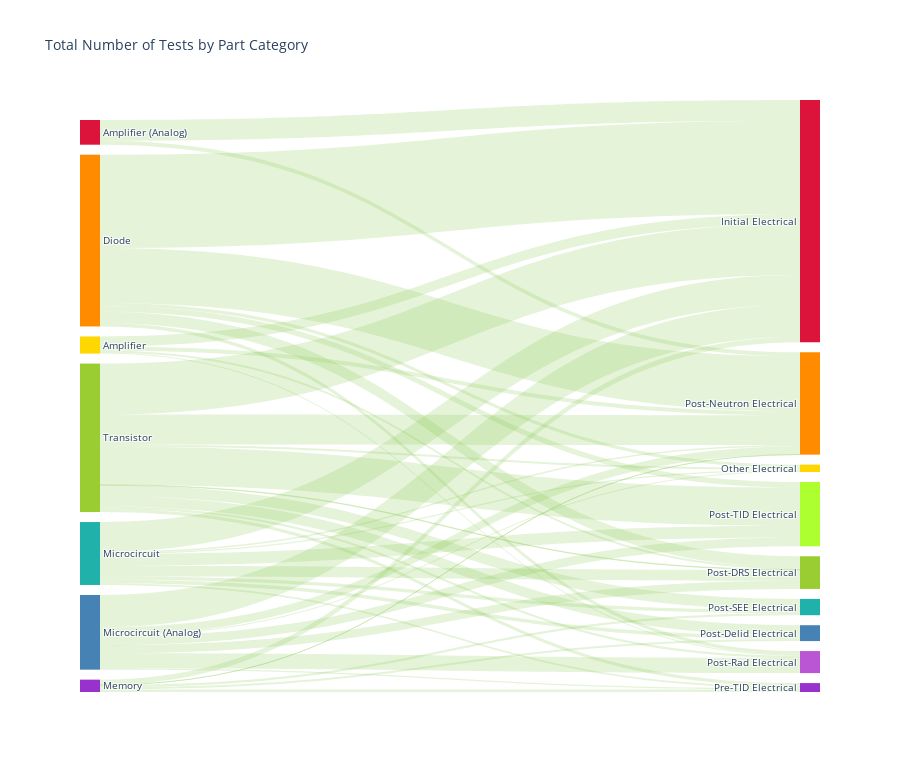

This figure's notebook cell:
### Code cell
# Nodes & links
nodes = [['ID', 'Label', 'Color'],
        [0,'Transistor', 'yellowgreen'],
        [1,'Memory','darkorchid'],
        [2,'Diode','darkorange'],
        [3,'Microcircuit','lightseagreen'],
        [4,'Microcircuit (Analog)','steelblue'],
        [5,'Amplifier','gold'],
        [6,'Amplifier (Analog)','crimson'],
        [7,'Post-TID Electrical','greenyellow'],
        [8,'Post-Neutron Electrical','darkorange'],
        [9,'Initial Electrical','crimson'],
        [10,'Pre-TID Electrical','darkorchid'],
        [11,'Post-Rad Electrical','mediumorchid'],
        [12,'Post-DRS Electrical','yellowgreen'],
        [13,'Post-Delid Electrical','steelblue'],
        [14,'Post-SEE Electrical','lightseagreen'],
        [15,'Other Electrical','gold']]

links = [['Source','Target','Value','Link Color'],

        # Transistor
        [0,7,2900,'rgba(127, 194, 65, 0.2)'],
        [0,8,2260,'rgba(127, 194, 65, 0.2)'],
        [0,9,3873,'rgba(127, 194, 65, 0.2)'],
        [0,10,256,'rgba(127, 194, 65, 0.2)'],
        [0,11,165,'rgba(127, 194, 65, 0.2)'],
        [0,13,774,'rgba(127, 194, 65, 0.2)'],
        [0,14,834,'rgba(127, 194, 65, 0.2)'],
        [0,15,156,'rgba(127, 194, 65, 0.2)'],
        [0,12,47,'rgba(127, 194, 65, 0.2)'],

        # Memory
        [1,9,399,'rgba(127, 194, 65, 0.2)'],
        [1,10,199,'rgba(127, 194, 65, 0.2)'],
        [1,13,160,'rgba(127, 194, 65, 0.2)'],
        [1,14,167,'rgba(127, 194, 65, 0.2)'],
        [1,8,12,'rgba(127, 194, 65, 0.2)'],

        # Diode
        [2,9,7082,'rgba(127, 194, 65, 0.2)'],
        [2,8,4173,'rgba(127, 194, 65, 0.2)'],
        [2,7,424,'rgba(127, 194, 65, 0.2)'],
        [2,11,267,'rgba(127, 194, 65, 0.2)'],
        [2,15,238,'rgba(127, 194, 65, 0.2)'],
        [2,12,848,'rgba(127, 194, 65, 0.2)'],

        # Microcircuit
        [3,9,2245,'rgba(127, 194, 65, 0.2)'],
        [3,7,884,'rgba(127, 194, 65, 0.2)'],
        [3,12,820,'rgba(127, 194, 65, 0.2)'],
        [3,13,269,'rgba(127, 194, 65, 0.2)'],
        [3,14,235,'rgba(127, 194, 65, 0.2)'],
        [3,15,89,'rgba(127, 194, 65, 0.2)'],
        [3,8,98,'rgba(127, 194, 65, 0.2)'],
        [3,10,135,'rgba(127, 194, 65, 0.2)'],

        # Microcircuit (Analog)
        [4,12,616,'rgba(127, 194, 65, 0.2)'],
        [4,9,2455,'rgba(127, 194, 65, 0.2)'],
        [4,11,1151,'rgba(127, 194, 65, 0.2)'],
        [4,7,668,'rgba(127, 194, 65, 0.2)'],
        [4,8,614,'rgba(127, 194, 65, 0.2)'],
        [4,10,86,'rgba(127, 194, 65, 0.2)'],
        [4,15,77,'rgba(127, 194, 65, 0.2)'],

        # Amplifier
        [5,9,761,'rgba(127, 194, 65, 0.2)'],
        [5,8,304,'rgba(127, 194, 65, 0.2)'],
        [5,11,88,'rgba(127, 194, 65, 0.2)'],
        [5,12,147,'rgba(127, 194, 65, 0.2)'],
        
        # Amplifier (Analog)
        [6,9,1567,'rgba(127, 194, 65, 0.2)'],
        [6,8,307,'rgba(127, 194, 65, 0.2)']]


# Retrieve headers and build dataframes
nodes_headers = nodes.pop(0)
links_headers = links.pop(0)
df_nodes = pd.DataFrame(nodes, columns = nodes_headers)
df_links = pd.DataFrame(links, columns = links_headers)

# Sankey plot setup
data_trace = dict(
    type='sankey',
    domain = dict(
      x =  [0,1],
      y =  [0,1]
    ),
    orientation = "h",
    valueformat = ".0f",
    node = dict(
      pad = 10,
    # thickness = 30,
      line = dict(
        color = "black",
        width = 0
      ),
      label =  df_nodes['Label'].dropna(axis=0, how='any'),
      color = df_nodes['Color']
    ),
    link = dict(
      source = df_links['Source'].dropna(axis=0, how='any'),
      target = df_links['Target'].dropna(axis=0, how='any'),
      value = df_links['Value'].dropna(axis=0, how='any'),
      color = df_links['Link Color'].dropna(axis=0, how='any'),
  )
)

layout = dict(
    title = "Total Number of Tests by Part Category",
    height = 772,
    font = dict(
      size = 10),)

fig = go.Figure(dict(data=[data_trace], layout=layout))
iplot(fig, validate=False)

### Figure 1 — Plotly figure (JSON) as saved in the notebook; plotly's stock layout.template omitted (floating-point values rounded to 4 significant figures)
{"data": [{"domain": {"x": [0, 1], "y": [0, 1]}, "link": {"color": ["rgba(127, 194, 65, 0.2)", "rgba(127, 194, 65, 0.2)", "rgba(127, 194, 65, 0.2)", "rgba(127, 194, 65, 0.2)", "rgba(127, 194, 65, 0.2)", "rgba(127, 194, 65, 0.2)", "rgba(127, 194, 65, 0.2)", "rgba(127, 194, 65, 0.2)", "rgba(127, 194, 65, 0.2)", "rgba(127, 194, 65, 0.2)", "rgba(127, 194, 65, 0.2)", "rgba(127, 194, 65, 0.2)", "rgba(127, 194, 65, 0.2)", "rgba(127, 194, 65, 0.2)", "rgba(127, 194, 65, 0.2)", "rgba(127, 194, 65, 0.2)", "rgba(127, 194, 65, 0.2)", "rgba(127, 194, 65, 0.2)", "rgba(127, 194, 65, 0.2)", "rgba(127, 194, 65, 0.2)", "rgba(127, 194, 65, 0.2)", "rgba(127, 194, 65, 0.2)", "rgba(127, 194, 65, 0.2)", "rgba(127, 194, 65, 0.2)", "rgba(127, 194, 65, 0.2)", "rgba(127, 194, 65, 0.2)", "rgba(127, 194, 65, 0.2)", "rgba(127, 194, 65, 0.2)", "rgba(127, 194, 65, 0.2)", "rgba(127, 194, 65, 0.2)", "rgba(127, 194, 65, 0.2)", "rgba(127, 194, 65, 0.2)", "rgba(127, 194, 65, 0.2)", "rgba(127, 194, 65, 0.2)", "rgba(127, 194, 65, 0.2)", "rgba(127, 194, 65, 0.2)", "rgba(127, 194, 65, 0.2)", "rgba(127, 194, 65, 0.2)", "rgba(127, 194, 65, 0.2)", "rgba(127, 194, 65, 0.2)", "rgba(127, 194, 65, 0.2)"], "source": [0, 0, 0, 0, 0, 0, 0, 0, 0, 1, 1, 1, 1, 1, 2, 2, 2, 2, 2, 2, 3, 3, 3, 3, 3, 3, 3, 3, 4, 4, 4, 4, 4, 4, 4, 5, 5, 5, 5, 6, 6], "target": [7, 8, 9, 10, 11, 13, 14, 15, 12, 9, 10, 13, 14, 8, 9, 8, 7, 11, 15, 12, 9, 7, 12, 13, 14, 15, 8, 10, 12, 9, 11, 7, 8, 10, 15, 9, 8, 11, 12, 9, 8], "value": [2900, 2260, 3873, 256, 165, 774, 834, 156, 47, 399, 199, 160, 167, 12, 7082, 4173, 424, 267, 238, 848, 2245, 884, 820, 269, 235, 89, 98, 135, 616, 2455, 1151, 668, 614, 86, 77, 761, 304, 88, 147, 1567, 307]}, "node": {"color": ["yellowgreen", "darkorchid", "darkorange", "lightseagreen", "steelblue", "gold", "crimson", "greenyellow", "darkorange", "crimson", "darkorchid", "mediumorchid", "yellowgreen", "steelblue", "lightseagreen", "gold"], "label": ["Transistor", "Memory", "Diode", "Microcircuit", "Microcircuit (Analog)", "Amplifier", "Amplifier (Analog)", "Post-TID Electrical", "Post-Neutron Electrical", "Initial Electrical", "Pre-TID Electrical", "Post-Rad Electrical", "Post-DRS Electrical", "Post-Delid Electrical", "Post-SEE Electrical", "Other Electrical"], "line": {"color": "black", "width": 0}, "pad": 10}, "orientation": "h", "type": "sankey", "valueformat": ".0f"}], "layout": {"font": {"size": 10}, "height": 772, "title": {"text": "Total Number of Tests by Part Category"}}}
